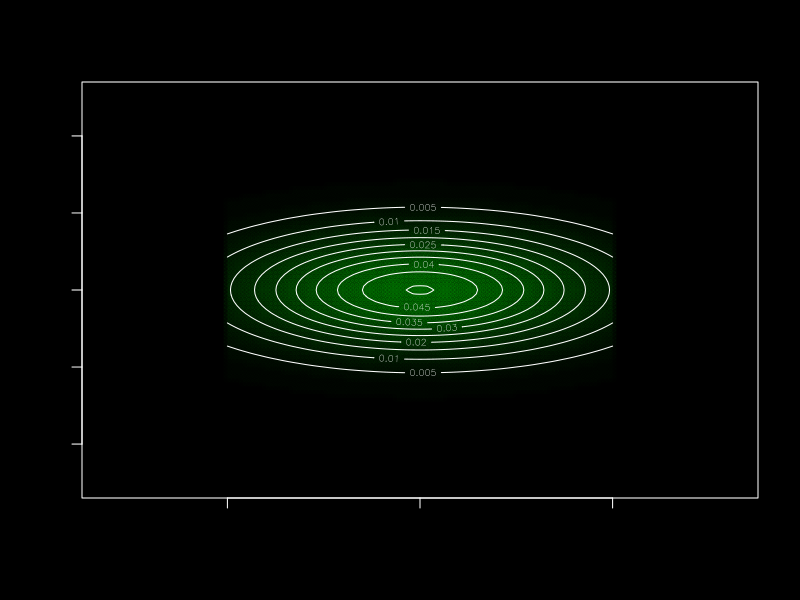

Write the R code that produced this figure.
norm = function(x, y, mu, sigma) {
  x = matrix(c(x, y), 2, 1)
  k = 1 / sqrt((2 * pi) ^ 2 * det(sigma))
  e = exp(-0.5 * t(x - mu) %*% solve(sigma) %*% x - mu)
  return(k * e)
}
par(bg = 'black', fg = 'white')
a = matrix(c(10,0,0,1), nrow = 2, ncol = 2 ) 
q=5;
plot(-q:q, -q:q, type = "n",asp=1)
x=seq(-q, q, 0.1)
y=seq(-q, q, 0.1)


for(i in x){
  for(j in y){
    z = c(i, j)
    plot = norm(i,j,0,a)
    color = adjustcolor("green", plot*2 )
    points(z[1], z[2], pch = 21,col=color,bg=color)
  }
}



z = outer(x, y, function(x, y) {
  sapply(1:length(x), function(i) norm(x[i], y[i], 0, a))

})

contour(x,y,z,add=T ,asp=1,lwd = 1)
